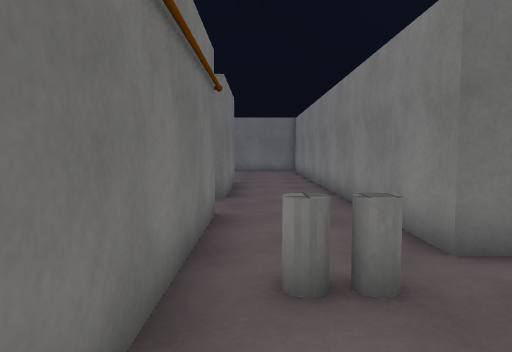
view 1 (above)

24 first-person views from a walk through a Unity game level. The camera is 1.3 m above the floor, tilts 4° down and sees 70° across. The floor is counted in squares, 1 m on a side. Each view is taken from the middle of a square. On the plan, view 1 faces up. The plan holds only what a view shows up to about 15 squares ahead; the rest is blank. The place goes on beyond the plan. The player character is not drawn. Some animated figures are not drawn. Surface patterns are stand-ins for the level's own textures.

view 2
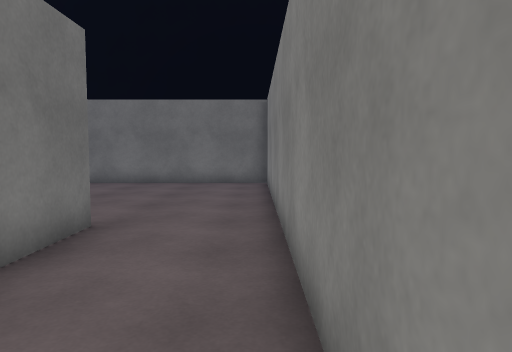

view 3
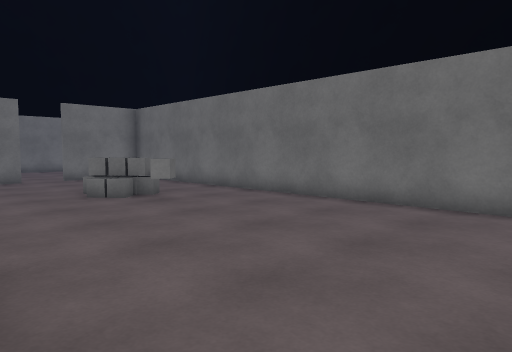

view 4
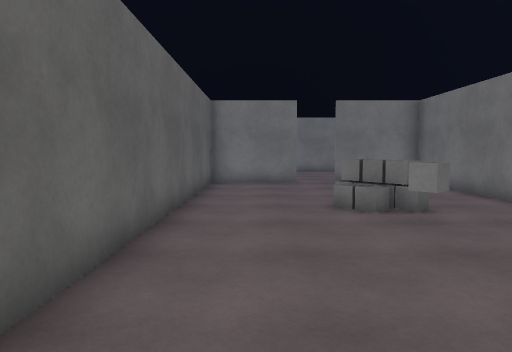

view 5
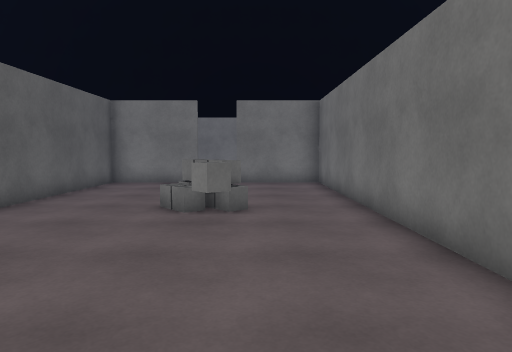

view 6
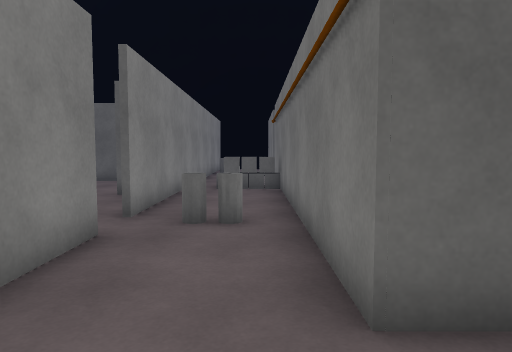

view 7
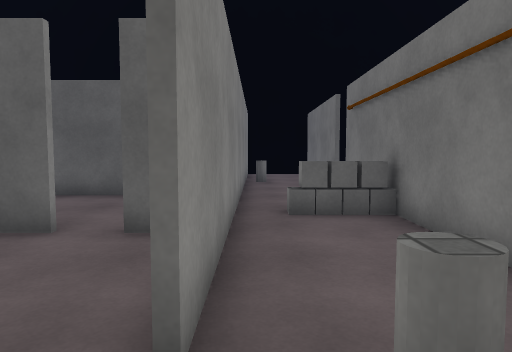

view 8
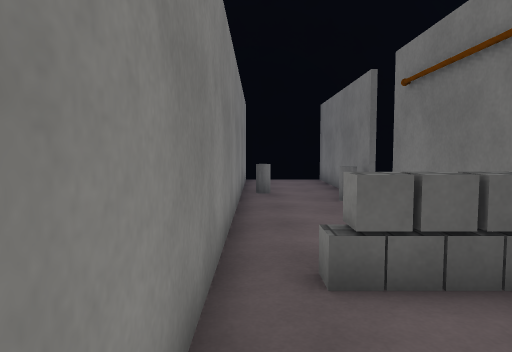

view 9
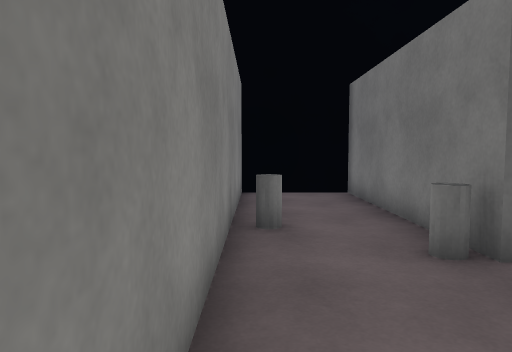

view 10
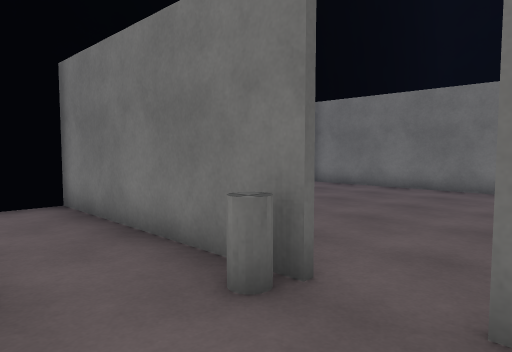

view 11
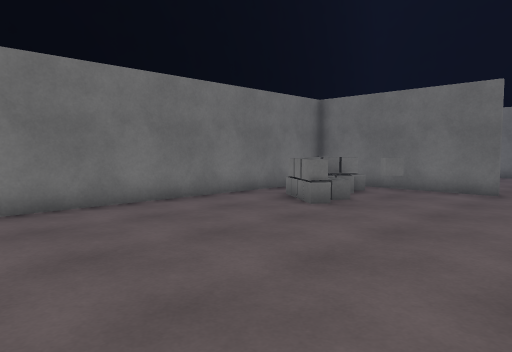

view 12
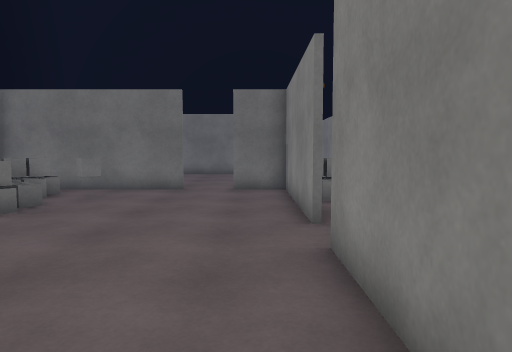

view 13
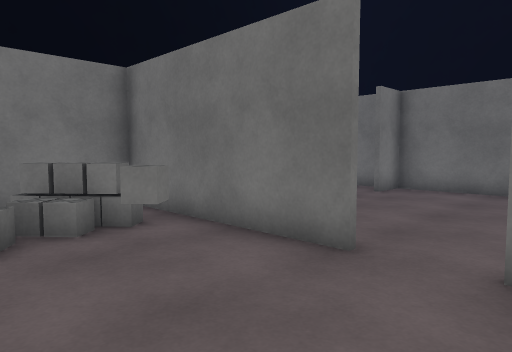

view 14
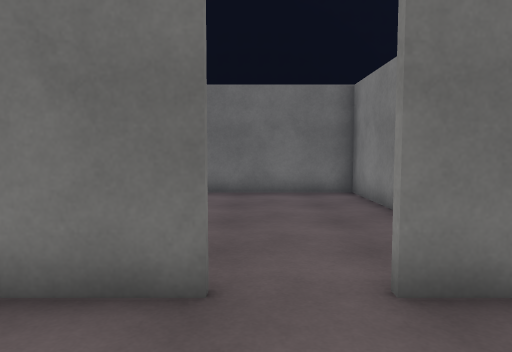

view 15
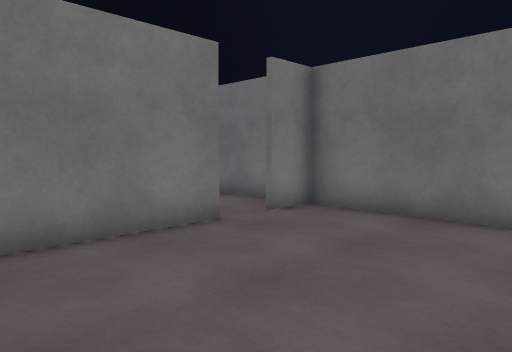

view 16
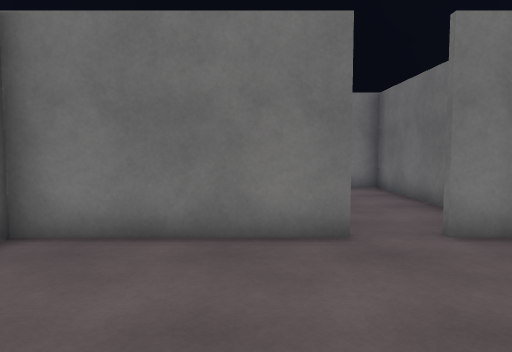

view 17
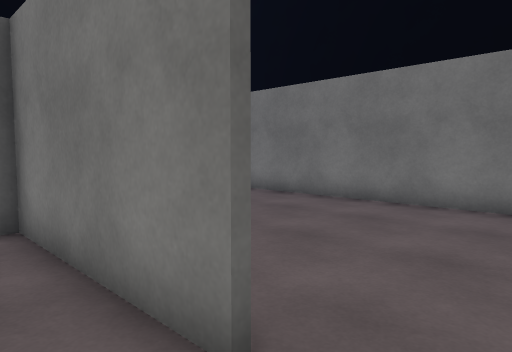

view 18
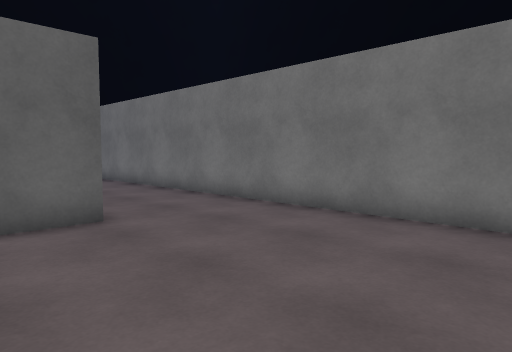

view 19
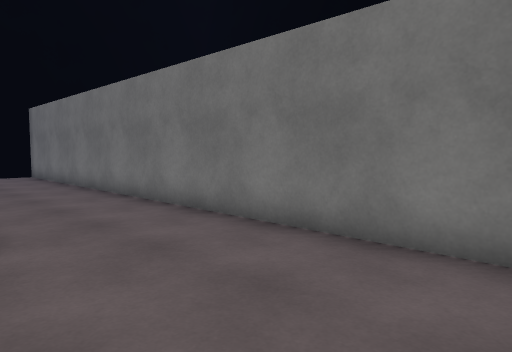

view 20
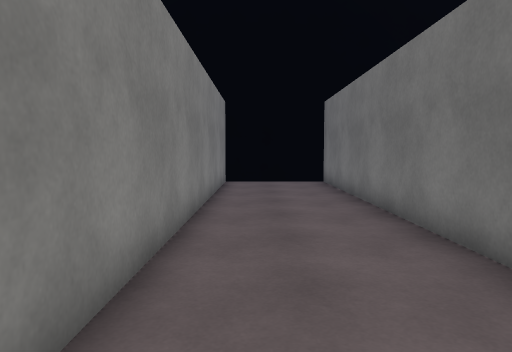

view 21
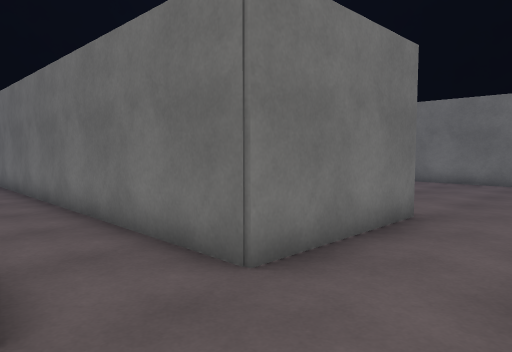

view 22
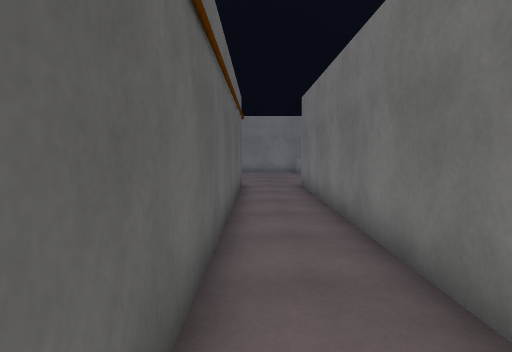

view 23
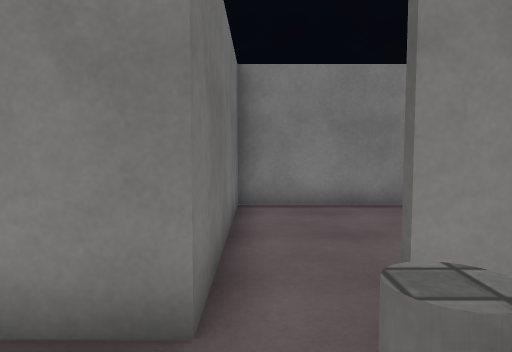

view 24
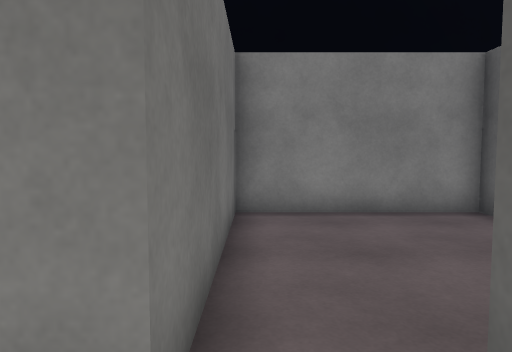

### Floor plan
Ten units are one square. View 1 is at (0, 0); x grows to the right and y downward. Boxes are objects, and circles mark ways between rooms. Rooms are numbered by the first view taken in them; rooms with no view inside come last. Other rooms are left out.
<svg viewBox="-160 -231 251 390">
<path fill="none" stroke="#000" d="M-8 -142 -8 -97 -150 -97M24 -44 24 -226 -148 -226 -148 -191M-146 -75 -8 -75 -8 66M-148 -178 -148 -142 -25 -142M-8 81 -8 154M24 149 24 -30M-10 66 -10 8 -28 8M-10 116 -10 81M-44 8 -106 8 -106 148M-10 -39 -10 -73 -74 -73 -74 -58M-74 -45 -74 8M-108 7 -91 7M-148 -36 -148 150M-82 -73 -148 -73 -148 -62M-107 148 -107 16M51 7 61 7M81 7 86 7 86 -44 24 -44M36 7 41 7"/>
<rect x="-95" y="-205" width="40" height="30" fill="#bbb"><title>other object</title></rect>
<rect x="-5" y="75" width="10" height="10" fill="#bbb"><title>other object</title></rect>
<rect x="-5" y="15" width="20" height="20" fill="#bbb"><title>other object</title></rect>
<rect x="-5" y="-35" width="10" height="10" fill="#bbb"><title>other object</title></rect>
<rect x="5" y="-35" width="10" height="10" fill="#bbb"><title>other object</title></rect>
<rect x="15" y="95" width="10" height="10" fill="#bbb"><title>other object</title></rect>
<rect x="-105" y="15" width="40" height="20" fill="#bbb"><title>other object</title></rect>
<rect x="-95" y="45" width="30" height="20" fill="#bbb"><title>other object</title></rect>
<circle cx="-10" cy="70" r="3" fill="#2a7"/>
<circle cx="30" cy="-35" r="3" fill="#2a7"/>
<circle cx="-35" cy="10" r="3" fill="#2a7"/>
<circle cx="-70" cy="-50" r="3" fill="#2a7"/>
<text x="-40" y="-90">1</text>
<text x="-60" y="80">2</text>
<text x="-40" y="-30">3</text>
<text x="-120" y="20">4</text>
<text x="60" y="-20">5</text>
</svg>
Room 1 opens to room 2. Room 1 opens to room 5. Room 2 opens to room 3. Room 3 opens to room 4.

Where each view was taken, in squares from view 1:
view 1: 0 up, 0 right, facing up
view 2: 8 up, 2 right, facing up
view 3: 14 up, 2 right, facing up-left
view 4: 16 up, 0 right, facing left
view 5: 20 up, 0 right, facing left
view 6: 10 up, 0 right, facing down
view 7: 5 up, 2 right, facing down
view 8: 1 up, 2 right, facing down
view 9: 4 down, 2 right, facing down
view 10: 6 down, 2 right, facing down-left
view 11: 13 down, 2 left, facing up-left
view 12: 13 down, 2 left, facing up
view 13: 5 down, 2 left, facing up-left
view 14: 4 down, 4 left, facing up
view 15: 0 up, 2 left, facing up-left
view 16: 3 up, 2 left, facing left
view 17: 6 up, 6 left, facing down-left
view 18: 6 up, 8 left, facing down-left
view 19: 5 up, 10 left, facing down-left
view 20: 0 up, 12 left, facing down
view 21: 7 up, 2 right, facing up-left
view 22: 8 up, 1 left, facing left
view 23: 4 up, 0 right, facing right
view 24: 4 up, 1 right, facing right
